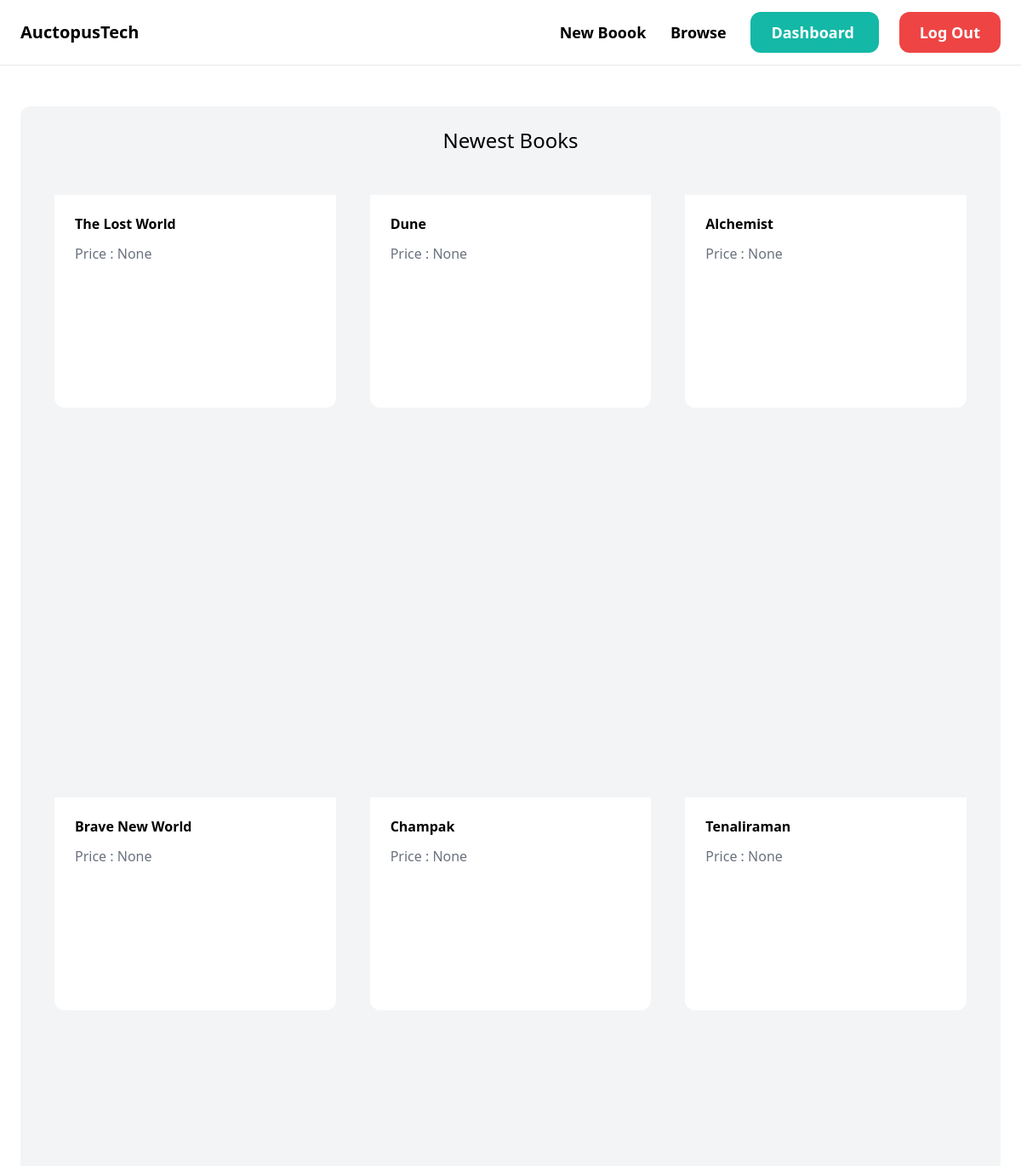
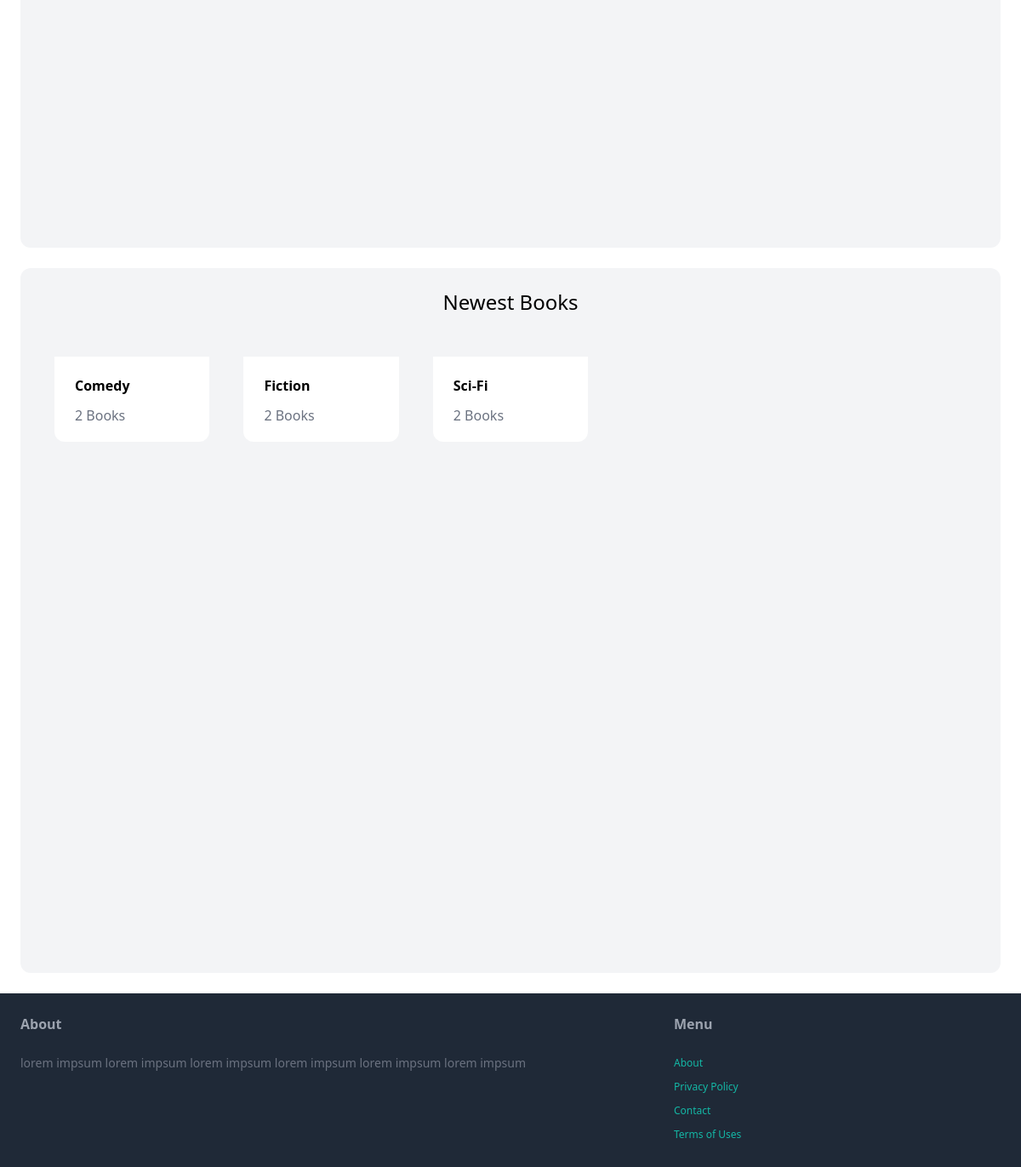
The app's page / (signed in) with its own data (2 pictures, top to bottom).
### books/models.py (models this page shows, shortened)
class Book(models.Model):
    category = models.ForeignKey(Category, related_name='items', on_delete=models.CASCADE)
    name = models.CharField(max_length=255)
    description = models.TextField(blank=True, null=True)
    price = models.FloatField(blank=True, null=True)
    image = models.ImageField(upload_to='items_images', blank=True, null=True)
    created_at = models.DateTimeField(auto_now_add=True)

class Category(models.Model):
    name = models.CharField(max_length=255)
    class Meta:
        ordering = ('name',)
        verbose_name_plural = 'Categories'

### core/views.py (the view)
# urls.py: path('', views.index, name='index'),
@login_required
def index(request):
    items = Book.objects.all()[:6]
    categories = Category.objects.all()
    return render(request, 'core/index.html', {'categories': categories, 'items': items,})

### core/templates/core/index.html (shortened to what this page needs)
{% extends 'core/base.html' %}
{% block content %}
    <div class ="mt-6 px-6 py-6 bg-gray-100 rounded-xl">
        <h2 class="mb-12 text-2xl text-center">Newest Books</h2>
        <div class="grid grid-cols-3 gap-2">
             {% for item in items %}
                <div class="card px-4" style="max-width: 500px; height: 700px;">
                    <a href="{% url 'item:detail' item.id %}">
                        <div class="p-6 bg-white rounded-b-xl" style="height: 250px; line-height: 50px;">
                            <h2 class="card-title text-2xl" style="font-size: medium; line-height: 20px;"><b>{{item.name}}</b></h2>
                            <p class="card-text text-gray-500">Price : {{item.price}}</p>
                        </div>
                    </a>
                </div>
             {% endfor %}
        </div>
    </div>
    <div class="mt-6 px-6 py-6 bg-gray-100 rounded-xl">
        <h2 class="mb-12 text-2xl text-center">Newest Books</h2>
        <div class="grid grid-cols-5 gap-2 margin-left-auto">
            {% for category in categories %}
                <div class="card px-4" style="max-width: 500px; height: 700px;">
                    <a href="#">
                        <div class="card-body p-6 bg-white rounded-b-xl" style="height: 100px; line-height: 50px;">
                            <h2 class="card-title text-2xl" style="font-size: medium; line-height: 20px;"><b>{{category.name}}</b></h2>
                            <p class="card-text text-gray-500">{{category.items.count}} Books</p>
                        </div>
                    </a>
                </div>
            {% endfor %}
        </div>
    </div>
{% endblock content %}

### core/templates/core/base.html (shortened to what this page needs)
<!doctype html>
<html>
    <head>
        <script src="https://cdn.tailwindcss.com"></script>
    </head>
    <body>
        <nav class="py-6 px-6 flex justify-between items-center border-b border-gray-200">
            <a href="/" class="text-xl font-semibold"> AuctopusTech </a>
            <div class="space-x-6">
                <a href="{% url 'item:new' %}" class="text-lg font-semibold hover:text-gray-500"> New Boook </a>
                <a href="{% url 'item:items' %}" class="text-lg font-semibold hover:text-gray-500"> Browse </a>
            {% if request.user.is_authenticated %}
                <a href="{% url 'dashboard:index' %}" class="px-6 py-3 text-lg font-semibold bg-teal-500 text-white rounded-xl hover:bg-gray-700"> Dashboard </a>
                <a href="{% url 'core:logout' %}" class="px-6 py-3 text-lg font-semibold bg-red-500 text-white rounded-xl hover:bg-gray-700"> Log Out </a>
            {% else %}
                <a href="{% url 'core:login' %}" class="px-6 py-3 text-lg font-semibold bg-gray-500 text-white rounded-xl hover:bg-gray-700"> Log In </a>
                <a href="{% url 'core:signup' %}" class="px-6 py-3 text-lg font-semibold bg-teal-500 text-white rounded-xl hover:bg-teal-700"> Sign Up </a>
            {% endif %}
            </div>
        </nav>
        <div class="px-6 py-6">
            {% block content %}
            {% endblock content %}
        </div>
        <footer class="py-6 px-6 flex justify-between bg-gray-800">
            <div class="w-2/3 pr-10">
                <h3 class="mb-5 font-semibold text-gray-400"> About </h3>
                <p class="text-lg text-gray-500" style="font-size:14px"> lorem impsum lorem impsum lorem impsum lorem impsum lorem impsum lorem impsum </p>
            </div>
            <div class="w-1/3">
                <h3 class="mb-5 font-semibold text-gray-400"> Menu </h3>
                <ul class="space-y-.5">
                    <li><a href="#" class="text-lg text-teal-500 hover:text-teal-700" style="font-size:12px"> About </a></li>
                    <li><a href="#" class="text-lg text-teal-500 hover:text-teal-700" style="font-size:12px"> Privacy Policy </a></li>
                    <li><a href="{% url 'core:contact' %}" class="text-lg text-teal-500 hover:text-teal-700" style="font-size:12px"> Contact </a></li>
                    <li><a href="#" class="text-lg text-teal-500 hover:text-teal-700" style="font-size:12px"> Terms of Uses </a></li>
                </ul>
            </div>
        </footer>
    </body>
</html>

### records on screen
Book: name "The Lost World", price "None"
Book: name "Dune", price "None"
Book: name "Alchemist", price "None"
Book: name "Brave New World", price "None"
Book: name "Champak", price "None"
Book: name "Tenaliraman", price "None"
Category: name "Comedy", items.count "2"
Category: name "Fiction", items.count "2"
Category: name "Sci-Fi", items.count "2"
